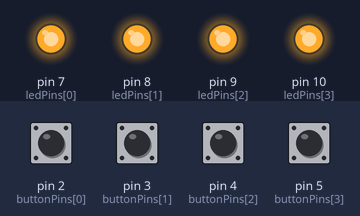
A sketch run on a simulated Arduino Uno, built with avr-gcc and run on an emulated ATmega328P. Parts: output pins drawn as LEDs (lit = HIGH). Inputs (shaded band) come from the test bench; at power-on: pin 2 (buttonPins[0]), pin 3 (buttonPins[1]), pin 4 (buttonPins[2]), pin 5 (buttonPins[3]) LOW.

Above: at 1.2 s.
1.3 s: pin 2 (buttonPins[0]) pulled HIGH for 0.15 s
At 1.37 s:
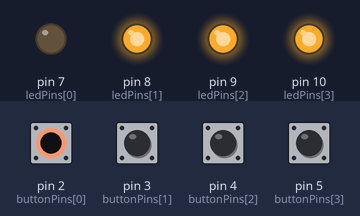
2.9 s: pin 3 (buttonPins[1]) pulled HIGH for 0.15 s
At 2.97 s:
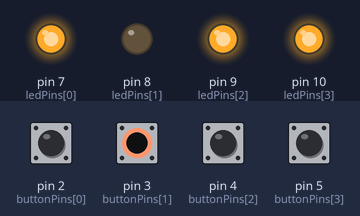
4.5 s: pin 4 (buttonPins[2]) pulled HIGH for 0.15 s
At 4.57 s:
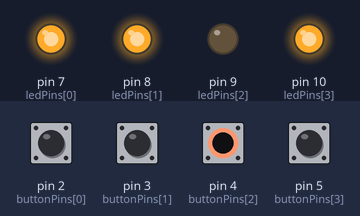
6.1 s: pin 5 (buttonPins[3]) pulled HIGH for 0.15 s
At 6.17 s:
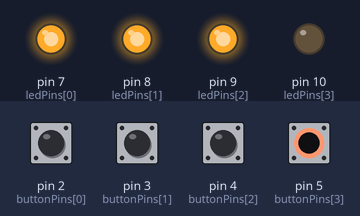
7.7 s: pin 2 (buttonPins[0]) driven HIGH and pin 3 (buttonPins[1]) driven HIGH
At 8.2 s:
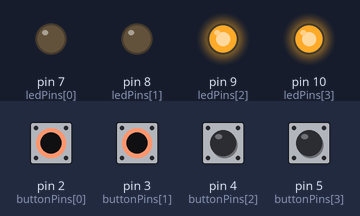
9.2 s: pin 4 (buttonPins[2]) pulled HIGH for 1 s
At 10.0 s:
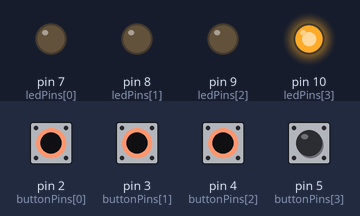
Timing chart, 0 to 12.2 s (numbered marks = the images above; inputs shaded):
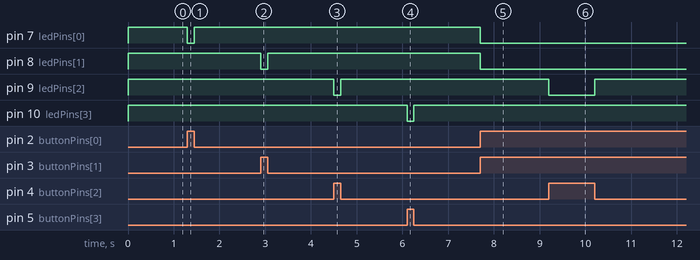

Measured:
- after the input at 1.3 s, pin 7 (ledPins[0]): HIGH → LOW at once, → HIGH 0.15 s later
- after the input at 2.9 s, pin 8 (ledPins[1]): HIGH → LOW at once, → HIGH 0.15 s later
- after the input at 4.5 s, pin 9 (ledPins[2]): HIGH → LOW at once, → HIGH 0.15 s later
- after the input at 6.1 s, pin 10 (ledPins[3]): HIGH → LOW at once, → HIGH 0.15 s later
- after the input at 7.7 s, pin 7 (ledPins[0]), pin 8 (ledPins[1]): HIGH → LOW at once
- after the input at 9.2 s, pin 9 (ledPins[2]): HIGH → LOW at once, → HIGH 1.0 s later

The sketch:

simpleButtonArray.ino
```cpp
const int buttonPins[] = {2, 3, 4, 5};
const int ledPins[] = {7, 8, 9, 10};

int buttonStates[] = {0, 0, 0, 0};

void setup() {
  for (int i = 0; i < (sizeof(buttonPins)/sizeof(int)); i++){
  pinMode(ledPins[i], OUTPUT);
  pinMode(buttonPins[i], INPUT);
  }


}

void loop() {
  for (int j = 0; j< (sizeof(buttonPins)/sizeof(int)); j++){
    buttonStates[j] = digitalRead(buttonPins[j]);

    //if button is not pressed, HIGH
    //if button is pressed, LOW
   if (buttonStates[j] == LOW) {
      digitalWrite(ledPins[j], HIGH);
    } else {
     digitalWrite(ledPins[j], LOW);
    }
  }


}
```
